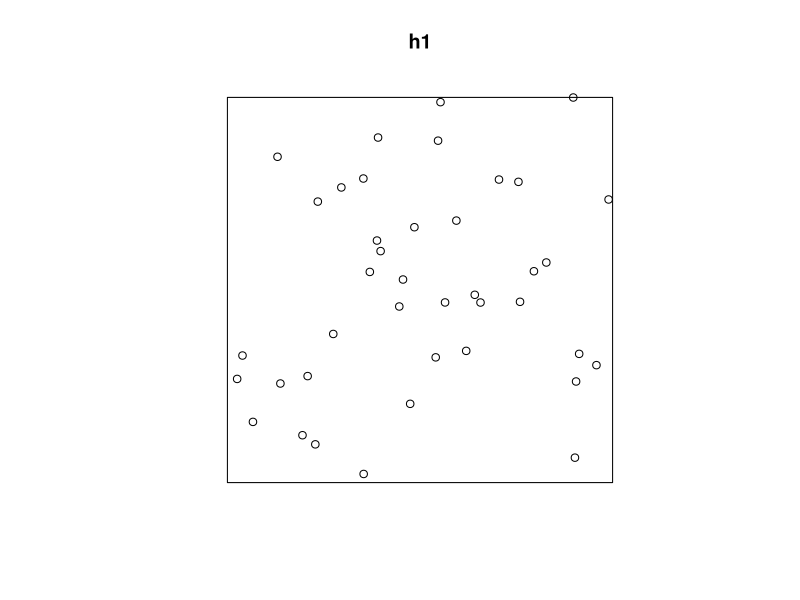

This chart was generated by the following R code:
## ---- chunk 1
library(spatstat)
set.seed(105)
h1 <- rpoispp(50)
## ---- chunk 2
print(h1)
plot(h1)
